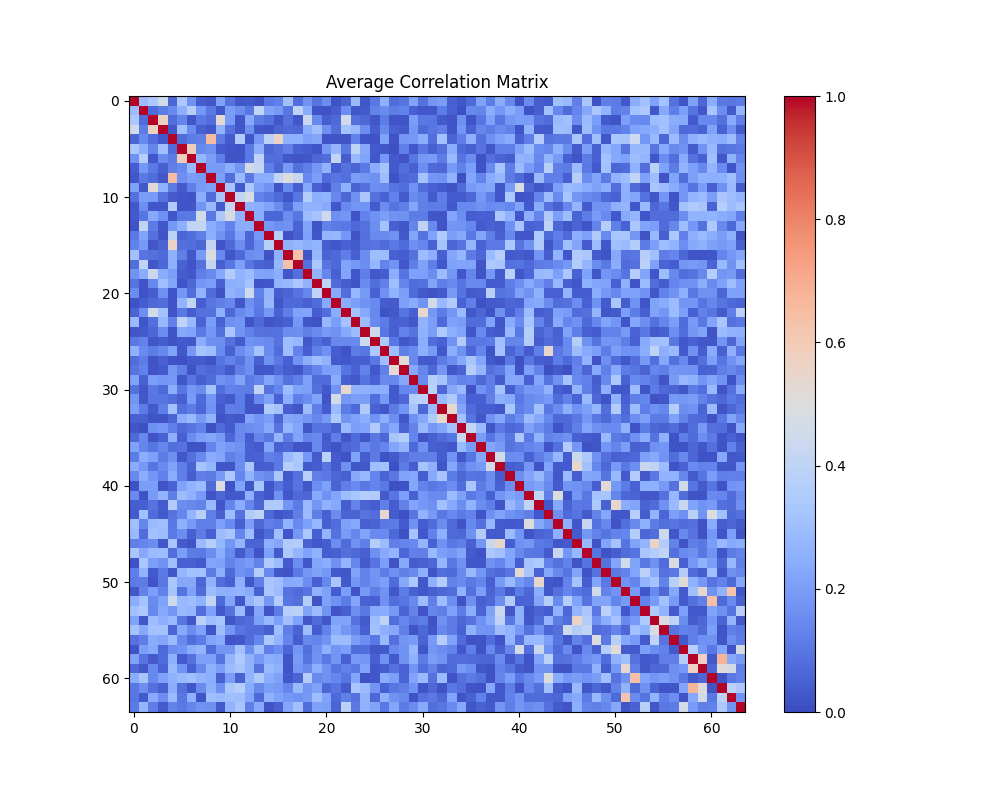
#> input picture VideoMAEv2/decorrelation_training_wd0_norm_new/heatmap.png, 1000 x 800 px
$ python -i preprocess_data.py   (imports and definitions only)
#> lines starting #> are read from the running program, lines starting #| are printed output that depends on the picture
import os
import cv2
import argparse
from multiprocessing import Pool

import numpy as np

def inverse_gamma_table():
    x = np.linspace(0, 1, 256)  # 0~255
    table = np.where(
        x <= 0.04045,
        (x / 12.92) * 255,
        ((x + 0.055) / 1.055) ** 2.4 * 255
    )
    # Clip values to ensure they are between 0 and 255
    table = np.clip(table, 0, 255)

    return table.astype(np.uint8)


def process_video(input_path, output_folder):
#> called with output_folder = 'out.png'
    try:
        # Read the video
        cap = cv2.VideoCapture(input_path)
        if not cap.isOpened():
            print(f"Error: Unable to open video {input_path}")
            with open('ds_failed.txt', 'a') as f:
                f.write(input_path + '\n')
            return

        # Get the video file name
        video_name = os.path.basename(input_path)
        video_name = os.path.splitext(video_name)[0] + '.mp4'
        output_path = os.path.join(output_folder, video_name)

        # Define video writer with the same fps, frame size will be determined later
        fourcc = cv2.VideoWriter_fourcc(*'mp4v')
        fps = cap.get(cv2.CAP_PROP_FPS)

        # Read the first frame to determine the resizing
        ret, frame = cap.read()
#> frame is the input picture: shape (800, 1000, 3); mean B, G, R 238.6, 194, 182.7
        if not ret:
            print(f"Error: Unable to read frames from {input_path}")
            cap.release()
            with open('preprocess_failed.txt', 'a') as f:
                f.write(input_path + '\n')
            return

        # Resize keeping the short side to 112 and applying inverse gamma correction
        height, width = frame.shape[:2]
#> height = 800; width = 1000
        scale_factor = 112 / min(height, width)
#> scale_factor = 0.14
        new_width = int(width * scale_factor)
#> new_width = 140
        new_height = int(height * scale_factor)
#> new_height = 112
        output_frame_size = (new_width, new_height)
#> output_frame_size = (140, 112)

        # Check if the file already exists
        if os.path.exists(output_path):
            print(f"File already exists: {output_path}")
            with open('preprocess_duplicate.txt', 'a') as f:
                f.write(input_path + '\n')
            cap.release()
            return

        # Create the video writer
        out = cv2.VideoWriter(output_path, fourcc, fps, output_frame_size, isColor=False)

        # Precompute the inverse gamma correction lookup table
        table = inverse_gamma_table()


        # Process frames
        while ret:
            # Apply inverse gamma correction
            frame = cv2.LUT(frame, table)
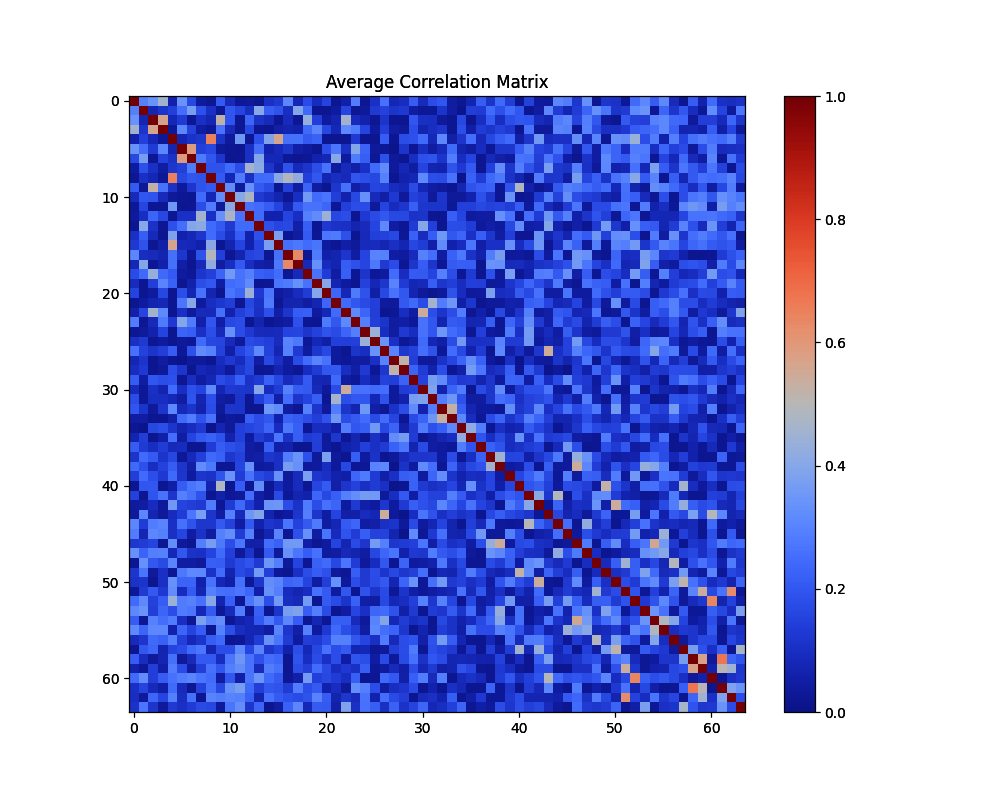
#> frame: shape (800, 1000, 3); mean B, G, R 225.1, 161.2, 151

            # Resize and convert to grayscale
            gray_frame = cv2.cvtColor(cv2.resize(frame, output_frame_size), cv2.COLOR_BGR2GRAY)
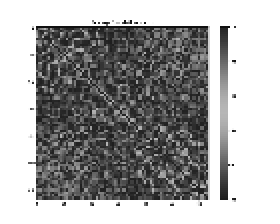
#> gray_frame: shape (112, 140) (shown 2 times larger); min 13, max 255, mean 165.6
            out.write(gray_frame)

            ret, frame = cap.read()

        # Release resources
        cap.release()
        out.release()
        print(f"Processed and saved: {output_path}")
    except Exception as e:
        print(f"Error processing {input_path}: {e}")

def process_videos_in_folder(source_folder, output_folder, input_format):
    if not os.path.exists(output_folder):
        os.makedirs(output_folder, exist_ok=True)

    video_files = [
        os.path.join(root, file)
        for root, _, files in os.walk(source_folder)
        for file in files if file.endswith(input_format)
    ]

    return [(video, output_folder) for video in video_files]

def main():
    parser = argparse.ArgumentParser(description='Process and resize videos with inverse gamma correction.')
    parser.add_argument('input_folder', type=str, help='Path to the input folder')
    parser.add_argument('output_folder', type=str, help='Path to the output folder')
    parser.add_argument('--input_format', type=str, default='.mp4', help='Input video format')
    parser.add_argument('--cores', type=int, default=24, help='Number of cores to use for multiprocessing')

    args = parser.parse_args()

    tasks = process_videos_in_folder(args.input_folder, args.output_folder, args.input_format)

    # Use multiprocessing Pool
    with Pool(args.cores) as pool:
        pool.starmap(process_video, tasks)

# [2 lines not run here, left out]

>>> result = process_video('../VideoMAEv2/decorrelation_training_wd0_norm_new/heatmap.png', 'out.png')
